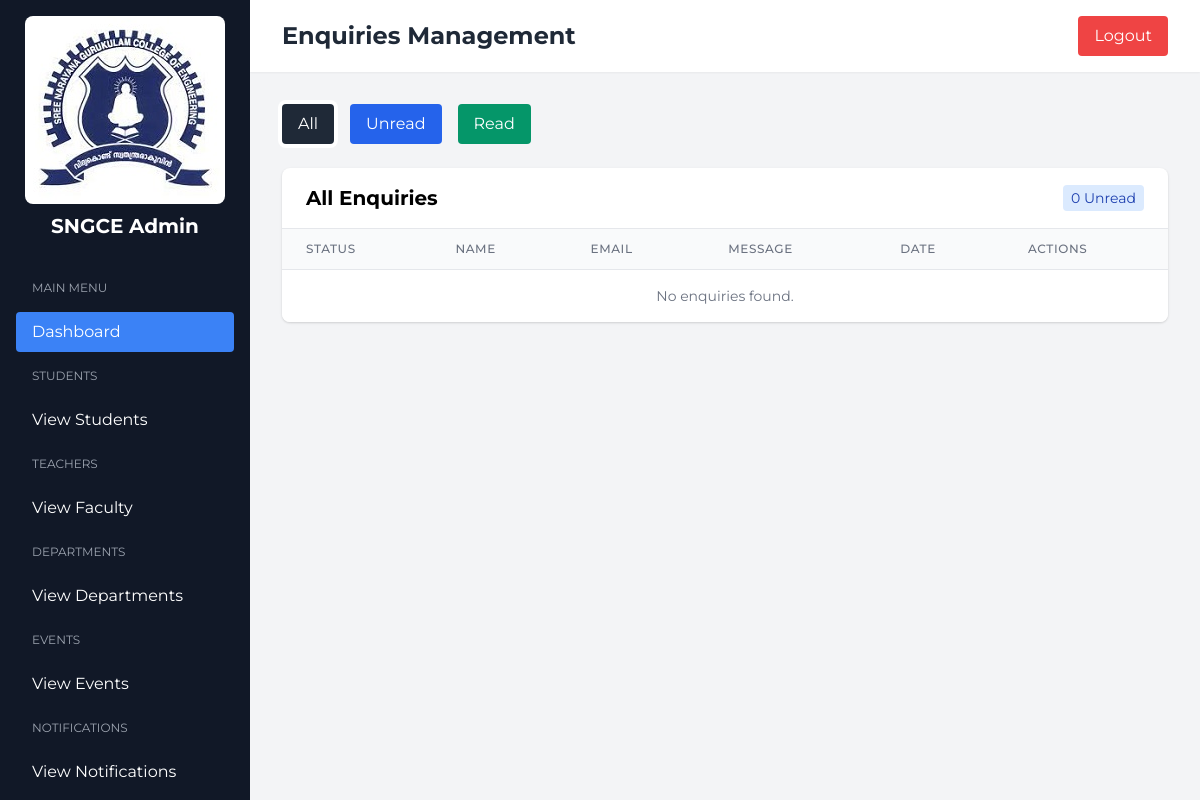
Page /enquiries/ on the earlier database version.
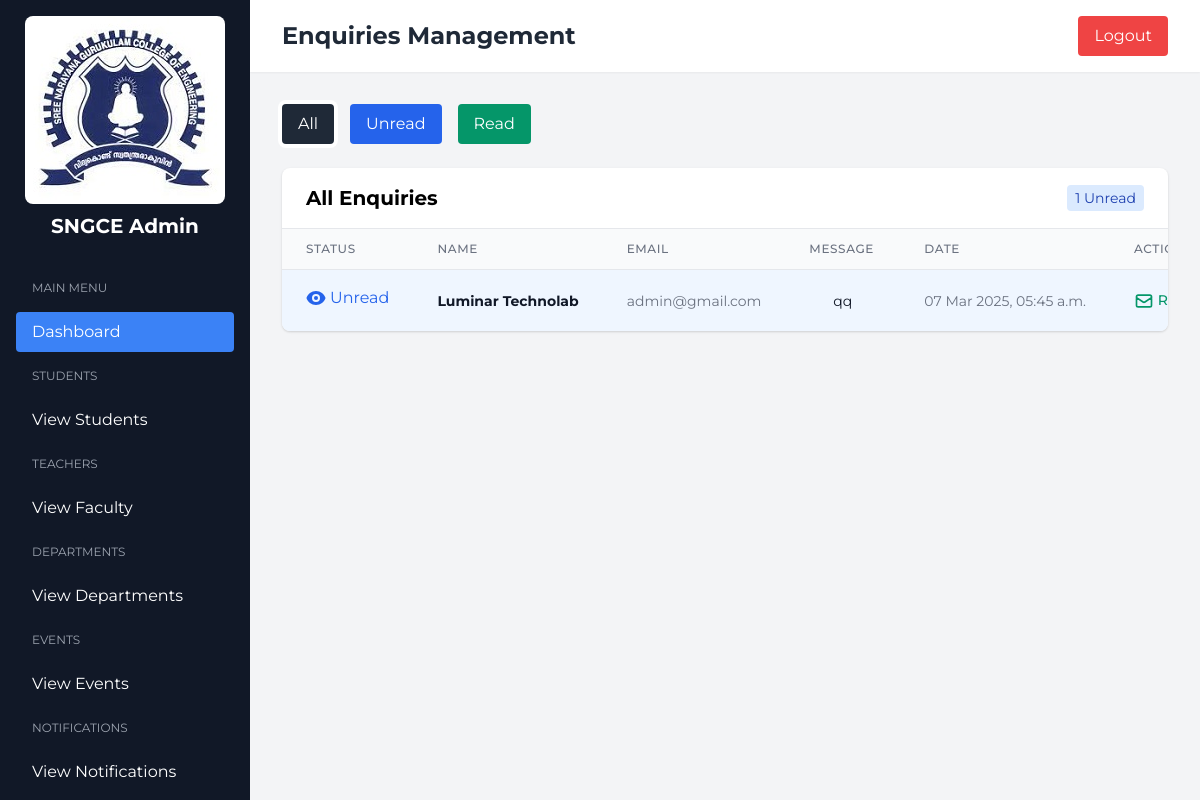
Same page on the later database version.
### accounts/models.py (models this page shows, shortened)
class Enquiry(models.Model):
    name = models.CharField(max_length=100)
    email = models.EmailField()
    message = models.TextField()
    created_at = models.DateTimeField(auto_now_add=True)
    is_read = models.BooleanField(default=False)  # New field to track read status
    class Meta:
        verbose_name_plural = "Enquiries"
        ordering = ['-created_at']

### adminpage/views.py (the view)
# urls.py: path('enquiries/',enquiry, name='enquiries'),
def enquiry(request):
    enquiries = Enquiry.objects.all()
    context = {
        'enquiries': enquiries,
    }
    return render(request, 'enquiries.html', context)

### adminpage/templatetags/enquiry_filters.py (called while the page is built)
@register.filter
def filter_unread(enquiries):
    return [enquiry for enquiry in enquiries if not enquiry.is_read]

### adminpage/templates/enquiries.html (shortened to what the changed rows need)
{% extends 'admin_home.html' %}
{% load static %}
{% block adminhome %}
<main class="main-content min-h-screen bg-gray-100">
    <header class="bg-white shadow-sm">
        <div class="flex justify-between items-center px-8 py-4">
            <h2 class="text-2xl font-bold text-gray-800">Enquiries Management</h2>
        </div>
    </header>
    <div class="p-8">
        <div class="bg-white rounded-lg shadow overflow-hidden">
            <div class="px-6 py-4 border-b flex justify-between items-center">
                <div class="text-sm text-gray-500">
                    <span id="unreadCount" class="bg-blue-100 text-blue-800 px-2 py-1 rounded">
                        {% load enquiry_filters %}
                        {{ enquiries|dictsortreversed:"created_at"|filter_unread|length }} Unread
                    </span>
                </div>
            </div>
            <div class="overflow-x-auto">
                <table class="min-w-full divide-y divide-gray-200">
                    <thead class="bg-gray-50">
                        <tr>
                            <th scope="col" class="px-6 py-3 text-left text-xs font-medium text-gray-500 uppercase tracking-wider">
                                Status
                            </th>
                            <th scope="col" class="px-6 py-3 text-left text-xs font-medium text-gray-500 uppercase tracking-wider">
                                Name
                            </th>
                            <th scope="col" class="px-6 py-3 text-left text-xs font-medium text-gray-500 uppercase tracking-wider">
                                Email
                            </th>
                            <th scope="col" class="px-6 py-3 text-left text-xs font-medium text-gray-500 uppercase tracking-wider">
                                Message
                            </th>
                            <th scope="col" class="px-6 py-3 text-left text-xs font-medium text-gray-500 uppercase tracking-wider">
                                Date
                            </th>
                            <th scope="col" class="px-6 py-3 text-left text-xs font-medium text-gray-500 uppercase tracking-wider">
                                Actions
                            </th>
                        </tr>
                    </thead>
                    <tbody class="bg-white divide-y divide-gray-200">
                        {% for enquiry in enquiries %}
                        <tr class="enquiry-row {% if not enquiry.is_read %}unread-row bg-blue-50{% else %}read-row{% endif %}">
                            <td class="px-6 py-4 whitespace-nowrap">
                                <button
                                    onclick="toggleReadStatus('{{ enquiry.id }}', this)"
                                    class="read-toggle {% if enquiry.is_read %}text-green-600{% else %}text-blue-600{% endif %} hover:text-gray-900"
                                    data-read="{{ enquiry.is_read|lower }}"
                                >
                                    {% if enquiry.is_read %}
                                    <span class="flex items-center">
                                        <svg xmlns="http://www.w3.org/2000/svg" class="h-5 w-5 mr-1" viewBox="0 0 20 20" fill="currentColor">
                                            <path fill-rule="evenodd" d="M10 18a8 8 0 100-16 8 8 0 000 16zm3.707-9.293a1 1 0 00-1.414-1.414L9 10.586 7.707 9.293a1 1 0 00-1.414 1.414l2 2a1 1 0 001.414 0l4-4z" clip-rule="evenodd" />
                                        </svg>
                                        Read
                                    </span>
                                    {% else %}
                                    <span class="flex items-center">
                                        Unread
                                    </span>
                                    {% endif %}
                                </button>
                            </td>
                            <td class="px-6 py-4 whitespace-nowrap">
                                <div class="text-sm font-medium text-gray-900 {% if not enquiry.is_read %}font-bold{% endif %}">
                                    {{ enquiry.name }}
                                </div>
                            </td>
                            <td class="px-6 py-4 whitespace-nowrap">
                                <div class="text-sm text-gray-500">{{ enquiry.email }}</div>
                            </td>
                            <td class="px-12 py-4">
                                <div class="text-sm text-gray-900 max-w-xs overflow-hidden" style="text-overflow: ellipsis; white-space: nowrap;">
                                    {{ enquiry.message|truncatechars:50 }}
                                </div>
                            </td>
                            <td class="px-6 py-4 whitespace-nowrap">
                                <div class="text-sm text-gray-500">{{ enquiry.created_at|date:"d M Y, h:i a" }}</div>
                            </td>
                            <td class="px-6 py-4 whitespace-nowrap text-sm font-medium">
                                <a href="mailto:{{ enquiry.email }}" target="_blank" class="text-green-600 hover:text-green-900 mr-3">
                                    <svg xmlns="http://www.w3.org/2000/svg" class="h-5 w-5 inline" fill="none" viewBox="0 0 24 24" stroke="currentColor">
                                        <path stroke-linecap="round" stroke-linejoin="round" stroke-width="2" d="M3 8l7.89 5.26a2 2 0 002.22 0L21 8M5 19h14a2 2 0 002-2V7a2 2 0 00-2-2H5a2 2 0 00-2 2v10a2 2 0 002 2z" />
                                    </svg>
                                    Reply
                                </a>
                            </td>
                        </tr>
                        {% empty %}
                        <tr>
                            <td colspan="6" class="px-6 py-4 text-center text-sm text-gray-500">
                                No enquiries found.
                            </td>
                        </tr>
                        {% endfor %}
                    </tbody>
                </table>
            </div>
        </div>
    </div>
</main>
{% endblock %}

Differences in the rows shown:
added Enquiry: is_read False (drawn), name "Luminar Technolab", email "admin@gmail.com", message "qq", created_at "07 Mar 2025, 05:45 a.m."
Other differences:
{{ enquiries|dictsortreversed:"created_at"|filter_unread|length }}: "0" → "1"
text no longer shown: "No enquiries found."
